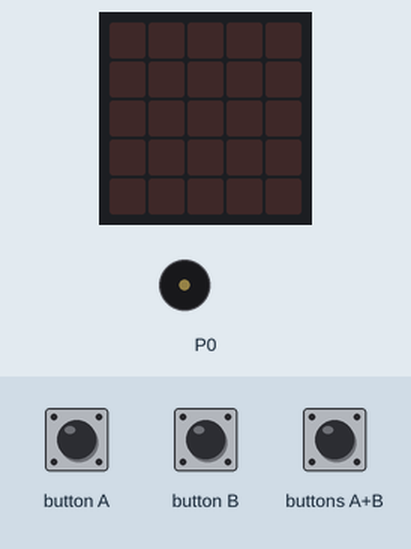
Recording of a program running on a simulated BBC micro:bit (MakeCode). Shown: the board's 5×5 LED display, buzzer (waves = sounding). The test bench sets the inputs (shaded band). The 48×5 strip is a reading aid, not a part: it shows the text the display is scrolling, unrolled, one strip-width of it at a time.

Above: at 1.2 s.
1.3 s: buttons A+B pressed for 0.15 s
At 2.1 s:
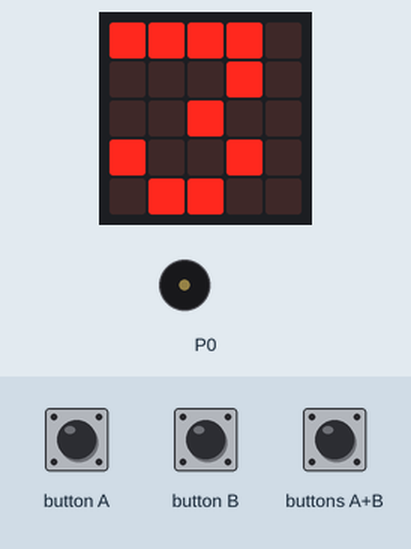
At 4.2 s:
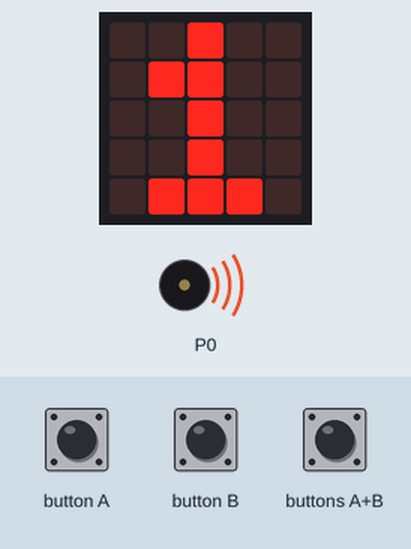
4.3 s: buttons A+B pressed for 1 s
At 9.5 s:
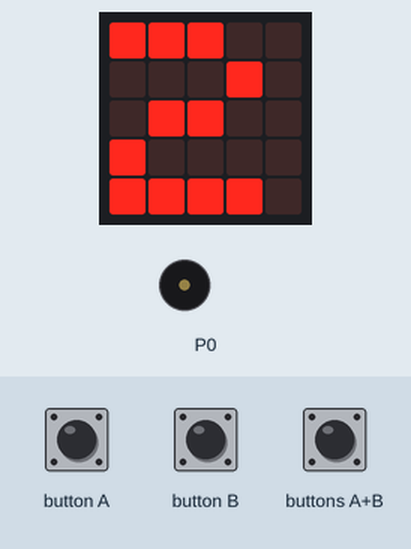
Timing chart, 0 to 12.8 s (numbered marks = the images above; inputs shaded):
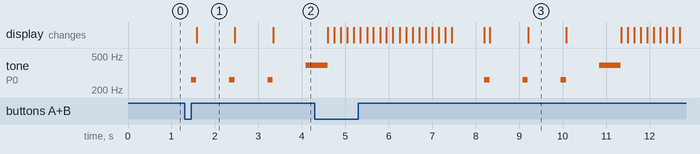

The program:

main.ts
```typescript
input.onButtonPressed(Button.AB, function () {
    for (let index = 0; index <= 2; index++) {
        music.playTone(262, music.beat(BeatFraction.Quarter))
        basic.showNumber(3 - index)
    }
    music.playTone(392, music.beat(BeatFraction.Whole))
    basic.showString("GO!")
})
```

test.ts
```typescript
// tests gaan hier; deze zal niet worden gecompileerd wanneer dit pakket wordt gebruikt als extensie.
```

Measured:
- after the input at 1.3 s, tone on P0: silent → 262 Hz after 0.15 s, then repeats every 0.88 s: silent 0.76 s, 262 Hz 0.13 s; the display: changes after 0.28 s (image 1)
- after the input at 4.3 s, the display: first differs from a run without the input after 4.0 s (image 3 shows a later state)
- what the display in image 1 shows lasts 0.9 s, from 1.6 s to 2.5 s
